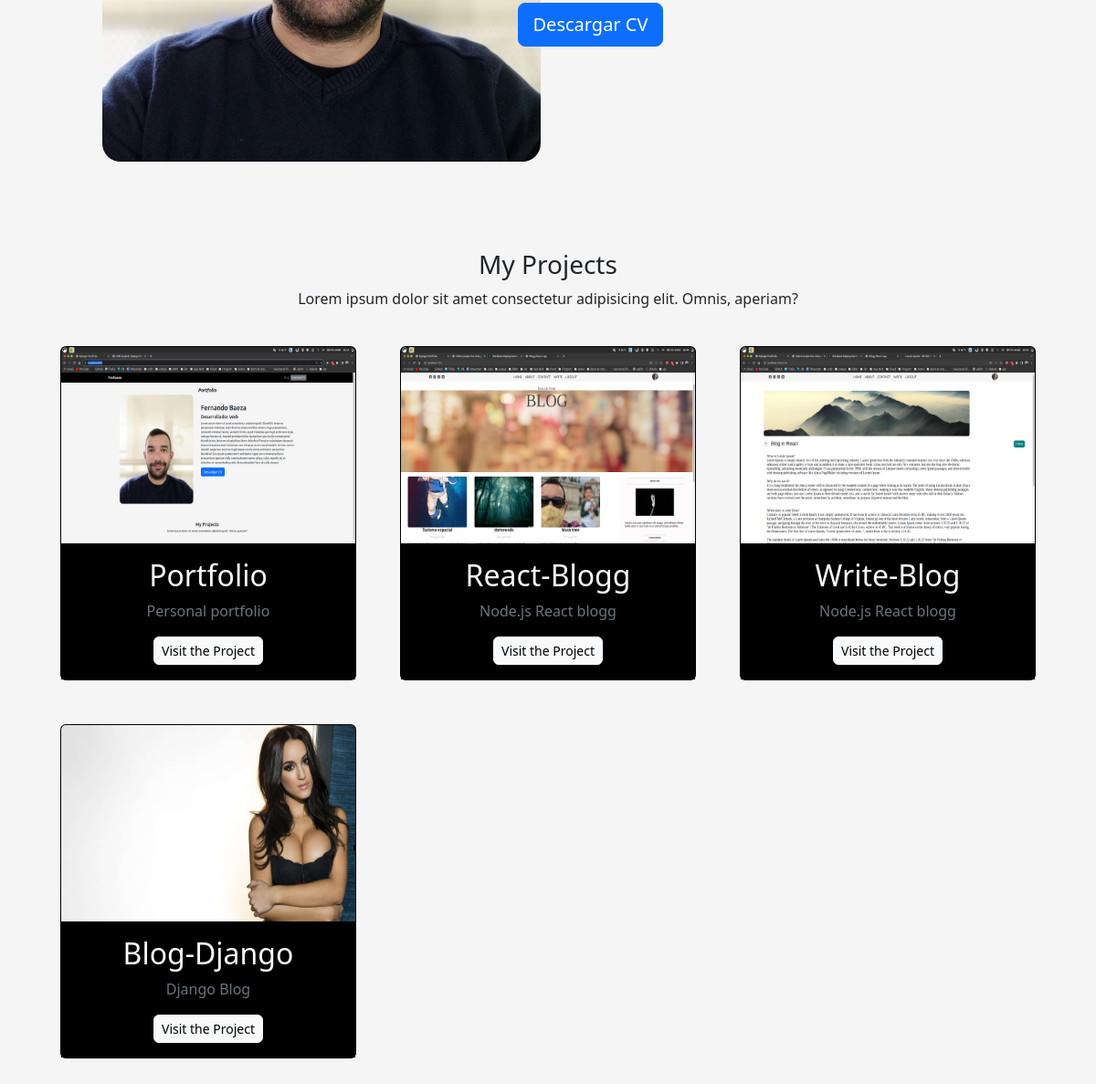
Before: / (lower part) with the older database file.
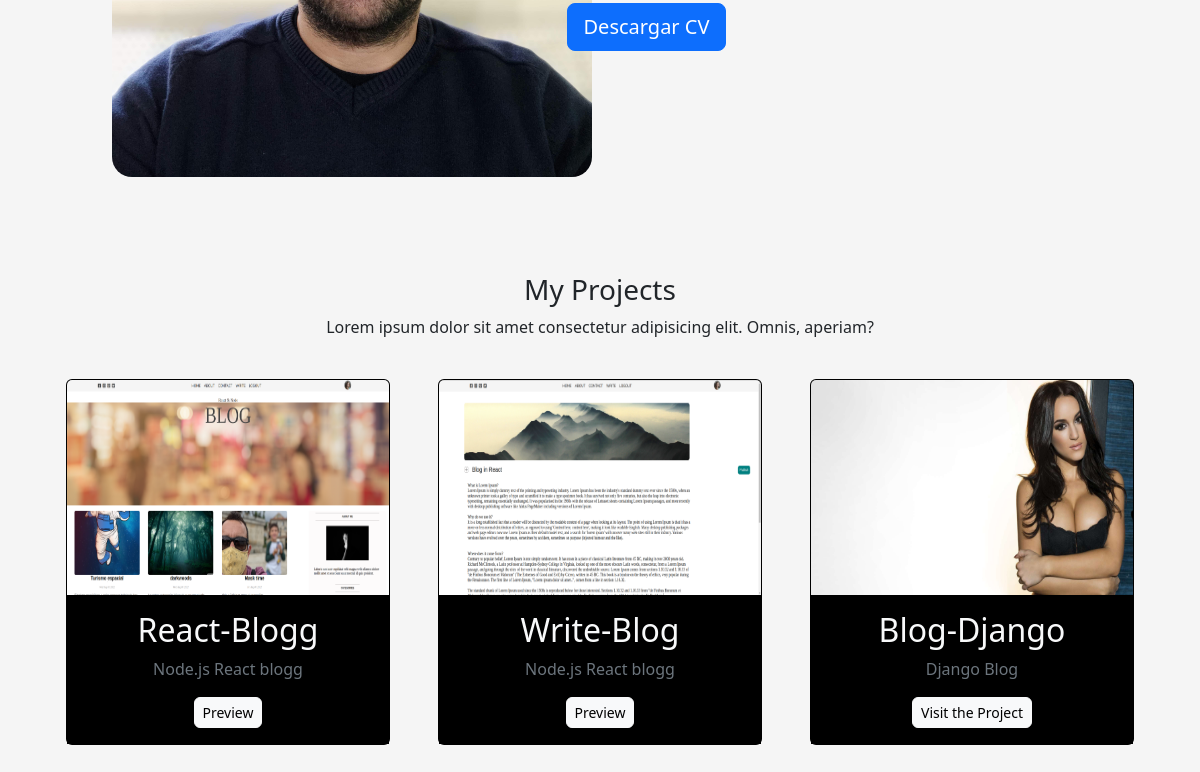
After: the same page with the newer database file.
### portfolio/models.py (models this page shows, shortened)
class Project(models.Model):
    title = models.CharField(default='',max_length=100)
    description = models.CharField(default='', max_length=255)
    image = models.ImageField(default='', upload_to='portfolio/images')
    url = models.URLField(blank=True)

### portfolio/views.py (the view)
# urls.py: path('', views.index, name='home'),
def index(request):
    projects = Project.objects.all()
    return render(request, "index.html", {"projects": projects})

### portfolio/templates/index.html (shortened to what this page needs)
{% extends 'layout.html'%}
{% load static %}
{% block content %}
<header class="row m-auto mt-5">
    <div class="col-md-4 m-auto mt-5">
        <img src="{% static 'img/light.jpg' %}" width="480px" height="600px" style="border-radius:20px ;"/>
    </div>
    <div class="col-md-6 m-auto mt-5">
        <a href="{% static 'docs/cv.pdf' %}" class="btn btn-primary btn-lg rounded3" target="_blank">Descargar CV</a>
    </div>
</header>
  <div class="row my-4 text-center mt-5">
    <h3 class="mt-5">My Projects</h3>
    <p>Lorem ipsum dolor sit amet consectetur adipisicing elit. Omnis, aperiam?</p>
    {% for project in projects %}
    <div class="col-md-4 p-4">
      <div class="card bg-black card-project">
        <img src="{{project.image.url }}" class="card-img-top" height="215px" />
        <div class="card-body bg-black">
          <h2 class="text-light bg-black">{{ project.title }}</h2>
          <p class="text-secondary">{{ project.description }}</p>
          {% if project.url == '' %}
          <a href="{% url 'portfolio:preview_project' project.id %}" class="btn btn-light rounded-2 btn-sm" rel="noreferrer">Preview</a>
          {% endif %}
          {% if project.url %}
          <a href="{{project.url}}" class="btn btn-light rounded-2 btn-sm" target="__blank" rel="noreferrer">Visit the
            Project</a>
          {% endif %}
        </div>
      </div>
    </div>
    {% endfor %}
  </div>
{% endblock %}

Changed rows visible on the page:
removed Project: image (picture), title "Portfolio", description "Personal portfolio"
changed Project "React-Blogg": image: a different picture; url "Visit the Project" → "Preview"
changed Project "Write-Blog": image: a different picture; url "Visit the Project" → "Preview"
